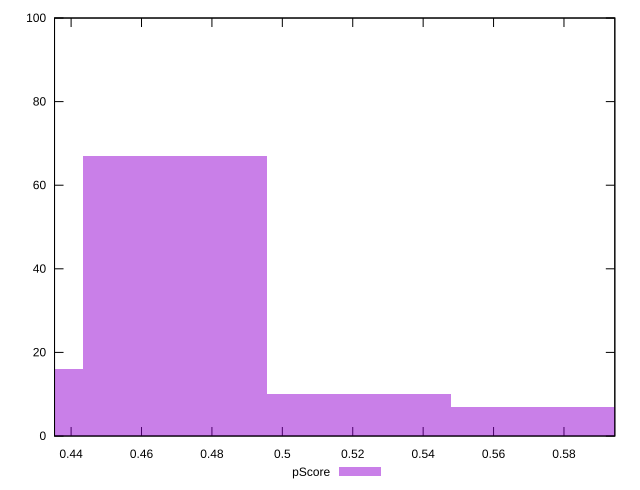

Source code (gnuplot):
reset

$pScore <<EOF
0.4695725785630267 67
0.4173978476115793 16
0.5217473095144741 10
0.5739220404659215 7
EOF

set key outside below
set boxwidth 0.05217473095144741
set xrange [0.43529411764705883:0.5944444444444444]
set yrange [0:100]
set trange [0:100]
set style fill transparent solid 0.5 noborder
set terminal svg size 640, 490 enhanced background rgb 'white'
set output "report_00009_2021-02-08T22-37-41.559Z/uses-http2/samples/pages+cached+noadtech+nomedia+nocss/pScore/histogram.svg"

plot $pScore title "pScore" with boxes

reset
